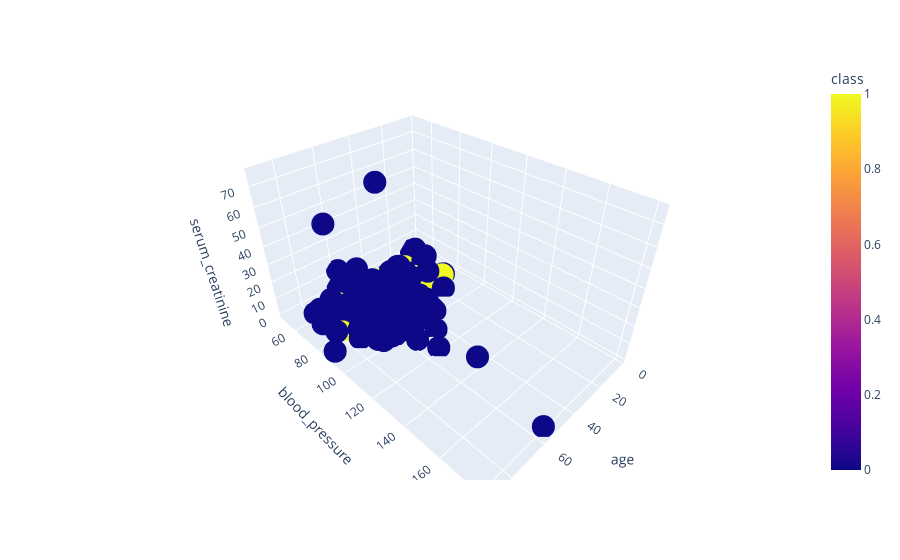

Notebook cell for this chart:
### Code cell
fig=px.scatter_3d(df,x="age",y="blood_pressure",z="serum_creatinine",color="class",hover_data=["haemoglobin","serum_creatinine"])
fig.show()

### Figure 1 — Plotly figure (JSON) as saved in the notebook; plotly's stock layout.template omitted (floating-point values rounded to 4 significant figures; data arrays with more than 128 entries replaced by an {"elided": "..."} marker saying what was removed)
{"data": [{"customdata": {"elided": "400x1 float values"}, "hovertemplate": "age=%{x}<br>blood_pressure=%{y}<br>serum_creatinine=%{z}<br>haemoglobin=%{customdata[0]}<br>class=%{marker.color}<extra></extra>", "legendgroup": "", "marker": {"color": {"elided": "400 int values"}, "coloraxis": "coloraxis", "symbol": "circle"}, "mode": "markers", "name": "", "scene": "scene", "showlegend": false, "type": "scatter3d", "x": {"elided": "400 int values"}, "y": {"elided": "400 int values"}, "z": {"elided": "400 float values"}}], "layout": {"coloraxis": {"colorbar": {"title": {"text": "class"}}, "colorscale": [[0, "#0d0887"], [0.1111, "#46039f"], [0.2222, "#7201a8"], [0.3333, "#9c179e"], [0.4444, "#bd3786"], [0.5556, "#d8576b"], [0.6667, "#ed7953"], [0.7778, "#fb9f3a"], [0.8889, "#fdca26"], [1, "#f0f921"]]}, "legend": {"tracegroupgap": 0}, "margin": {"t": 60}, "scene": {"domain": {"x": [0, 1], "y": [0, 1]}, "xaxis": {"title": {"text": "age"}}, "yaxis": {"title": {"text": "blood_pressure"}}, "zaxis": {"title": {"text": "serum_creatinine"}}}}}
